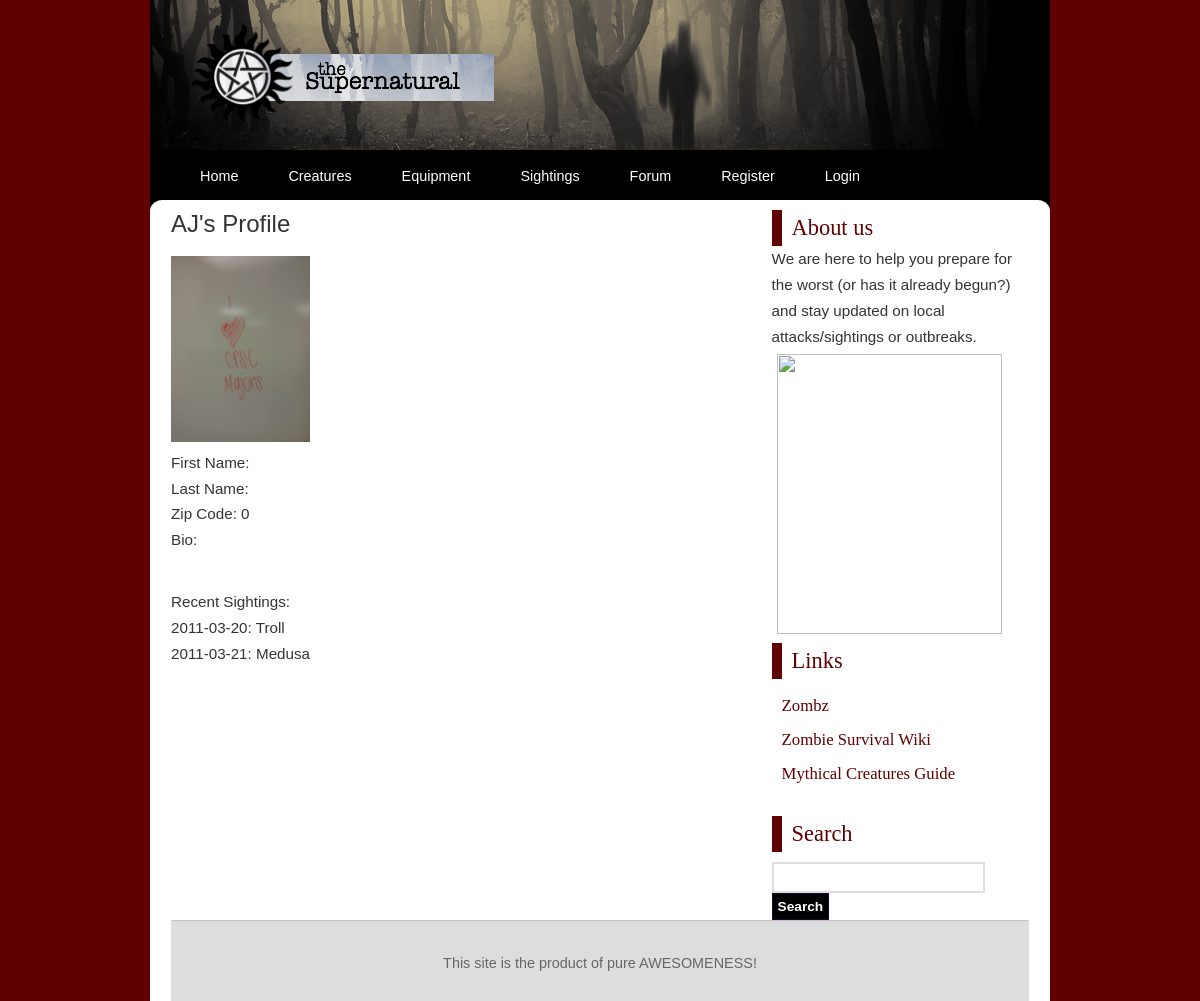
The app's page /profile.php?id=2, older data.
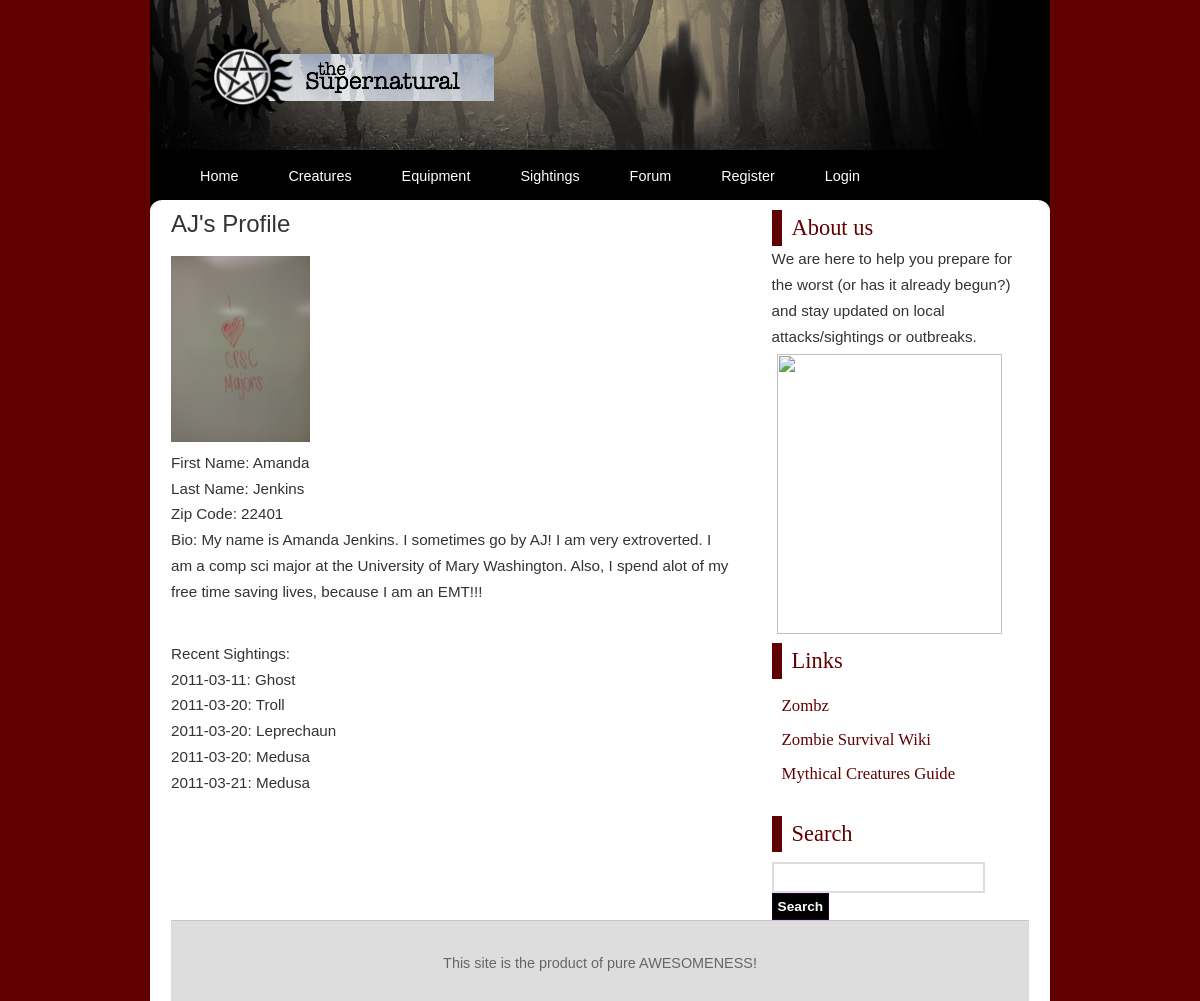
The same page, newer data.
### tables this page shows
CREATE TABLE IF NOT EXISTS `users` (
  `id` int(11) NOT NULL AUTO_INCREMENT,
  `username` varchar(12) NOT NULL,
  `password` varchar(50) NOT NULL,
  `zipcode` int(11) NOT NULL,
  `firstname` varchar(50),
  `lastname` varchar(50),
  `bio` blob,
  `pic` blob,
  PRIMARY KEY (`id`),
  INDEX (`username`)
);

CREATE TABLE IF NOT EXISTS `sightings` (
  `id` int(11) NOT NULL AUTO_INCREMENT,
  `name` varchar(50) NOT NULL default 'John Doe',
  `date` date NOT NULL,
  `city` varchar(50) NOT NULL default 'Not Listed',
  `state` varchar(2) NOT NULL,
  `experience` blob NOT NULL,
  `action` blob NOT NULL,
  PRIMARY KEY (`id`),
  INDEX (`name`, `date`, `city`, `state`)
);

CREATE TABLE IF NOT EXISTS `creatureBio` (
  `id` int(11) NOT NULL AUTO_INCREMENT,
  `name` varchar(12) NOT NULL,
  `food` varchar(50) NOT NULL,
  `locale` varchar(50) NOT NULL,
  `weakness` blob NOT NULL,
  `powers` blob NOT NULL,
  PRIMARY KEY (`id`)
);

### profile.php (the view, shortened to what this page needs)
<!DOCTYPE html PUBLIC "-//W3C//DTD XHTML 1.0 Strict//EN" "http://www.w3.org/TR/xhtml1/DTD/xhtml1-strict.dtd">
<html xmlns="http://www.w3.org/1999/xhtml">
<head>
<link rel="stylesheet" href="styles.css" type="text/css" />
</head>
<body>
<?php
include('header.php');
?>
<?php
include ('db_connect.php');
$id=mysqli_real_escape_string($db, trim($_GET['id']));
$query="SELECT * FROM users WHERE id= '$id'";
$result=mysqli_query($db, $query);
$row=mysqli_fetch_array($result);
$zip=$row['zipcode'];
$bio=$row['bio'];
$firstname=$row['firstname'];
$lastname=$row['lastname'];
$username=$row['username'];
$pic=$row['pic'];
?>
<div id="wrap">
	<div class="pagewrapper">
		<div class="innerpagewrapper">
			<div class="page">
				<div class="content">
<h3><?php echo $username ?>'s Profile</h3>
<br/>
<?php
if (isset($pic)){
?>
<p><img src="<?php echo $pic ?>" /></p>
<?php
}
else{
?>
<p><img src='http://localhost/theSupernatural/profilePictures/default.jpg' height="25%" width="25%" /></p>
<?php
}
?>
<p>First Name: <?php echo $firstname; ?></p>
<p>Last Name: <?php echo $lastname; ?></p>
<p>Zip Code: <?php echo $zip; ?></p>
<p>Bio: <?php echo $bio; ?> </p>
<br/> <br/>
<p>Recent Sightings: <br/>
<?php
	$thename=$row['username'];
	$query2="SELECT * FROM sightings WHERE name='$thename'";
	$result2= mysqli_query($db, $query2)or die("Error Querying Database5");
	while($row2 = mysqli_fetch_array($result2)) {
			echo $row2['date'];
			echo ": ";
			$sid=$row2['id'];
			$query3 = "SELECT creatureBio.name FROM creatureToSight INNER JOIN creatureBio ON creatureToSight.creatureId=creatureBio.id WHERE creatureToSight.sightingId='$sid'";
			$result3= mysqli_query($db, $query3)or die("Error Querying Database5");
			$row3= mysqli_fetch_array($result3);
			echo $row3['name'];
			echo "<br />";
		}
?>
</p>
</div>
</div>
</div>
</div>
</div>
</body>
</html>

Row changes from the older to the newer data that the page shows:
changed users "AJ": firstname (not shown) → "Amanda"; lastname (not shown) → "Jenkins"; zipcode "0" → "22401"; bio (not shown) → "My name is Amanda Jenkins. I sometimes go by AJ! I am very extroverted. I am a comp sci major at the University of Mary Washington. Also, I spend alot of my free time saving lives, because I am an EMT!!!"
added sightings: date "2011-03-11", creaturebio.name "Ghost"
added sightings: date "2011-03-20", creaturebio.name "Leprechaun"
added sightings: date "2011-03-20", creaturebio.name "Medusa"
